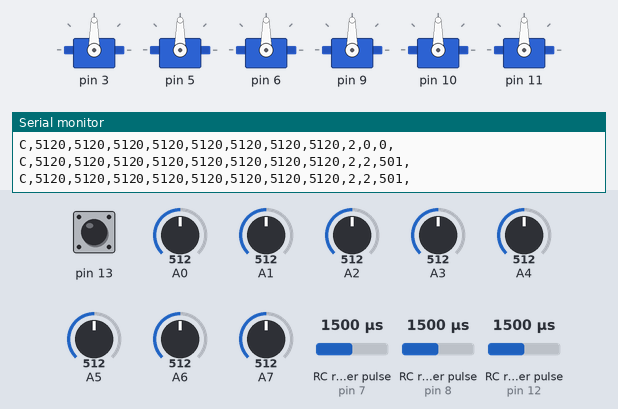
A sketch run on a simulated Arduino Nano, built with avr-gcc and run on an emulated ATmega328P. Shown: 6 × servo, the last lines printed to the serial monitor. Wiring (inferred from the names in the program): 3 × RC receiver channel: data pin 7 / data pin 8 / data pin 12. The test bench sets the inputs (shaded band); at power-on: RC receiver pulse (sensors on pin 7, pin 8, pin 12) 1500 µs, A0 = 512, pin 13 HIGH, A1 = 512, A2 = 512, A3 = 512, A4 = 512, A5 = 512, A6 = 512, A7 = 512.

Above: at 1.2 s.
1.3 s: RC receiver pulse (sensor on pin 7) set to 1020 µs
At 2.4 s:
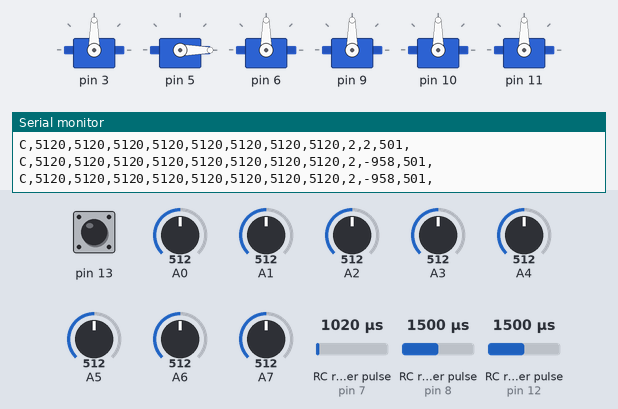
2.8 s: RC receiver pulse (sensor on pin 8) set to 1020 µs
At 4.0 s:
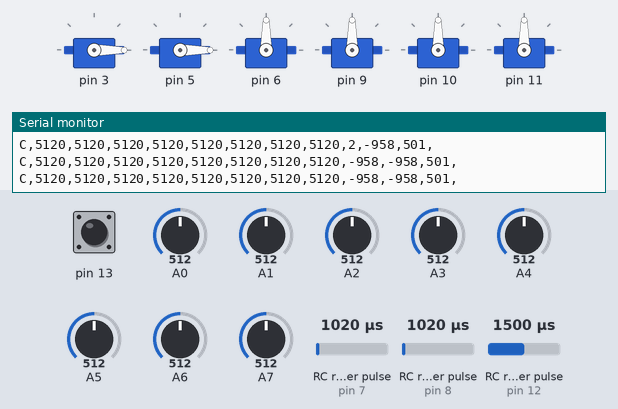
4.3 s: RC receiver pulse (sensor on pin 7) set to 1500 µs
At 4.7 s:
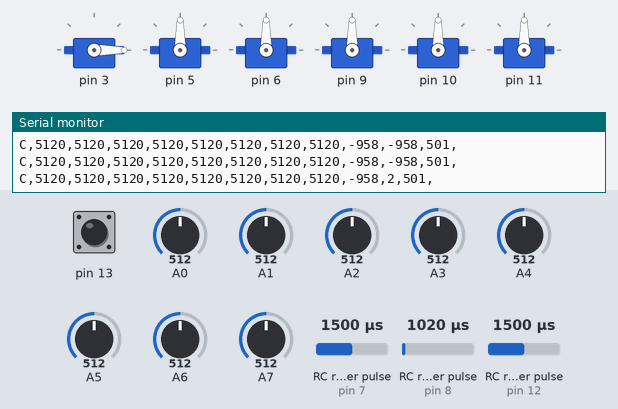
5.8 s: RC receiver pulse (sensor on pin 12) set to 1250 µs
At 6.9 s:
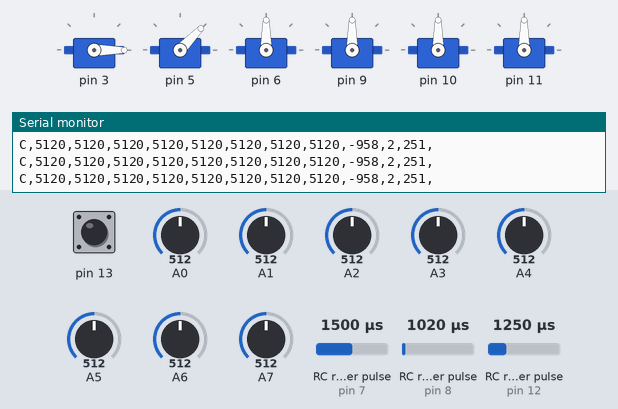
7.3 s: A0 set to 716
At 8.1 s:
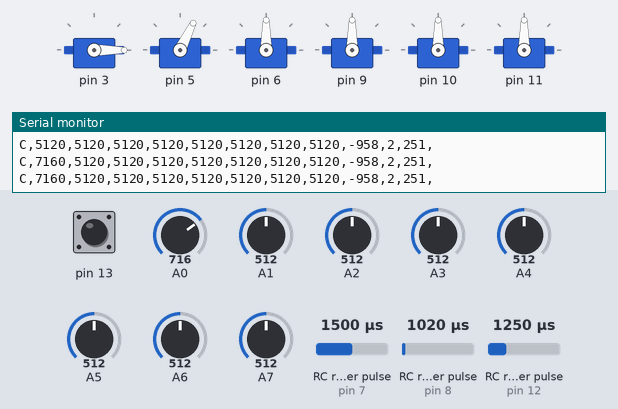
8.8 s: RC receiver pulse (sensor on pin 8) set to 1500 µs
At 9.9 s:
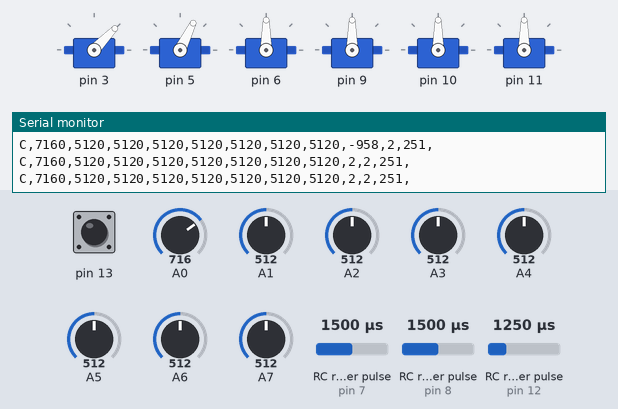
Timing chart, 0 to 11.3 s (numbered marks = the images above; inputs shaded):
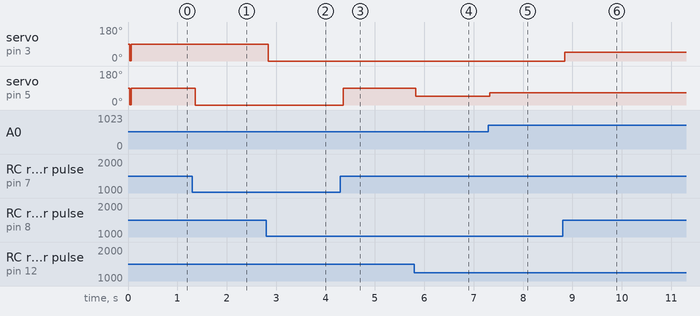

Measured:
- after the input at 1.3 s, servo on pin 5: 90° → 0° after 0.06 s
- after the input at 2.8 s, servo on pin 3: 90° → 0° at once
- after the input at 4.3 s, servo on pin 5: 0° → 90° after 0.06 s
- after the input at 5.8 s, servo on pin 5: 90° → 46° at once
- after the input at 7.3 s, servo on pin 5: 46° → 64° at once
- after the input at 8.8 s, servo on pin 3: 0° → 46° at once

The sketch:

_2_4Ghz_RX.ino
```cpp
#include <Servo.h>

#define MAX_CHAN 8

char buf[255] = {0, };


Servo servo[7];  // create servo object to control a servo

#define MAX_SAMPLE 10

int val = 0;    // variable to read the value from the analog pin
int TxVal[MAX_CHAN];
int AnIn[MAX_CHAN];
int AnInWOZ[MAX_CHAN];

int tick = 0;
int pwm_count = 0;

int ch1 = 7;
int ch2 =  8;
int ch3 =  12;


int ch1v = 0;
int ch2v = 0;
int ch3v = 0;


void setup() {

  pinMode(ch1, INPUT);
  pinMode(ch2, INPUT);
  pinMode(ch3, INPUT);

  // initialize serial:
  Serial.begin(38400);


  servo[0].attach(3);  // attaches the servo on pin 3 to the servo object
  servo[1].attach(5);  // attaches the servo on pin 5 to the servo object
  servo[2].attach(6);  // attaches the servo on pin 6 to the servo object
  servo[3].attach(9);  // attaches the servo on pin 9 to the servo object
  servo[4].attach(10);  // attaches the servo on pin 10 to the servo object
  servo[5].attach(11);  // attaches the servo on pin 11 to the servo object

   //Do a wind off zero

    for(int i = 0;i < MAX_CHAN;i++)
    {
        AnIn[0] = 0;
        AnInWOZ[i] = 0;
    }

    for(int i = 0;i < MAX_SAMPLE;i++){

      AnIn[0] += analogRead(A0);
      AnIn[1] += analogRead(A3);
      AnIn[2] += analogRead(A1);
      AnIn[3] += analogRead(A2);
      AnIn[4] += analogRead(A4);
      AnIn[5] += analogRead(A5);
      AnIn[6] += analogRead(A6);
      AnIn[7] += analogRead(A7);

      delayMicroseconds(10);
    }

    for(int i = 0;i < MAX_CHAN;i++)
          AnInWOZ[i] = (AnIn[i] / MAX_SAMPLE);

}


void loop(){

   for(int i = 0;i < MAX_CHAN;i++)
        AnIn[i] = 0;

    for(int i = 0;i < MAX_SAMPLE;i++){

      AnIn[0] += analogRead(A0);
      AnIn[1] += analogRead(A1);
      AnIn[2] += analogRead(A2);
      AnIn[3] += analogRead(A3);
      AnIn[4] += analogRead(A4);
      AnIn[5] += analogRead(A5);
      AnIn[6] += analogRead(A6);
      AnIn[7] += analogRead(A7);

      delayMicroseconds(200);
    }

    for(int i = 0;i < MAX_CHAN;i++)
          TxVal[i] = (AnIn[i] / MAX_SAMPLE) - AnInWOZ[i];


    if(pwm_count == 0)
    {
      ch1v = pulseIn(ch2, HIGH);

      ch1v = map(ch1v, 1000, 2000, -1000, 1000);
    }

    if(pwm_count == 1)
    {
      ch2v = pulseIn(ch1, HIGH);

      ch2v = map(ch2v, 1000, 2000,  -1000, 1000);
    }

    if(pwm_count == 2)
    {
      ch3v = pulseIn(ch3, HIGH);

      ch3v = map(ch3v, 1000, 2000,  0, 1000);
    }

    if((++pwm_count) == 3)
      pwm_count = 0;


    //X axis
    val = (TxVal[1] / 2) + ch3v + ch1v;

    val = map(val, 0, 1000, 1, 179);

    servo[0].write(val);


    //Y axis
    val = (TxVal[0] / 2) + ch3v + ch2v;

    val = map(val, 0, 1000, 1, 179);

    servo[1].write(val);


    if((tick % 20) == 0)
    {
      sprintf(buf, "C,%d,%d,%d,%d,%d,%d,%d,%d,%d,%d,%d,\n",  AnIn[0], AnIn[1], AnIn[2], AnIn[3], AnIn[4], AnIn[5], AnIn[6], AnIn[7], ch1v, ch2v, ch3v);

      Serial.write(buf);
       //delayMicroseconds(1000000000);

      if(digitalRead(13) == false)
        digitalWrite(13, HIGH);   // set the LED on
      else
        digitalWrite(13, LOW);    // set the LED off

    }

   ++tick;
}
```
